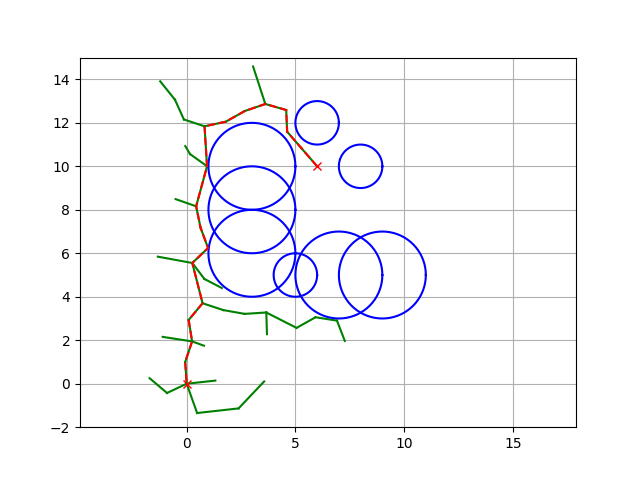

The Python source for this figure:
# -*- coding: utf-8 -*-
"""
Created on Sun Oct 25 20:45:42 2020

@author: Mrityu
"""

import math
import os
import sys

import matplotlib.pyplot as plt
sys.path.append(os.path.dirname(os.path.abspath(__file__)) + "/../RRT/")

try:
    from rrt import RRT
except ImportError:
    raise

show_animation = True


class RRTStar(RRT):
    """
    Class for RRT Star planning
    """

    class Node(RRT.Node):
        def __init__(self, x, y):
            super().__init__(x, y)
            self.cost = 0.0

    def __init__(self,
                 start,
                 goal,
                 obstacle_list,
                 rand_area,
                 expand_dis=30.0,
                 path_resolution=1.0,
                 goal_sample_rate=20,
                 max_iter=300,
                 connect_circle_dist=50.0,
                 search_until_max_iter=False):
        """
        Setting Parameter
        start:Start Position [x,y]
        goal:Goal Position [x,y]
        obstacleList:obstacle Positions [[x,y,size],...]
        randArea:Random Sampling Area [min,max]
        """
        super().__init__(start, goal, obstacle_list, rand_area, expand_dis,
                         path_resolution, goal_sample_rate, max_iter)
        self.connect_circle_dist = connect_circle_dist
        self.goal_node = self.Node(goal[0], goal[1])
        self.search_until_max_iter = search_until_max_iter

    def planning(self, animation=True):
        """
        rrt star path planning
        animation: flag for animation on or off .
        """

        self.node_list = [self.start]
        for i in range(self.max_iter):
            print("Iter:", i, ", number of nodes:", len(self.node_list))
            rnd = self.get_random_node()
            nearest_ind = self.get_nearest_node_index(self.node_list, rnd)
            new_node = self.steer(self.node_list[nearest_ind], rnd,
                                  self.expand_dis)
            near_node = self.node_list[nearest_ind]
            new_node.cost = near_node.cost + \
                math.hypot(new_node.x-near_node.x,
                           new_node.y-near_node.y)

            if self.check_collision(new_node, self.obstacle_list):
                near_inds = self.find_near_nodes(new_node)
                node_with_updated_parent = self.choose_parent(
                    new_node, near_inds)
                if node_with_updated_parent:
                    self.rewire(node_with_updated_parent, near_inds)
                    self.node_list.append(node_with_updated_parent)
                else:
                    self.node_list.append(new_node)

            if animation:
                self.draw_graph(rnd)

            if ((not self.search_until_max_iter)
                    and new_node):  # if reaches goal
                last_index = self.search_best_goal_node()
                if last_index is not None:
                    return self.generate_final_course(last_index)

        print("reached max iteration")

        last_index = self.search_best_goal_node()
        if last_index is not None:
            return self.generate_final_course(last_index)

        return None

    def choose_parent(self, new_node, near_inds):
        """
        Computes the cheapest point to new_node contained in the list
        near_inds and set such a node as the parent of new_node.
            Arguments:
            --------
                new_node, Node
                    randomly generated node with a path from its neared point
                    There are not coalitions between this node and th tree.
                near_inds: list
                    Indices of indices of the nodes what are near to new_node
            Returns.
            ------
                Node, a copy of new_node
        """
        if not near_inds:
            return None

        # search nearest cost in near_inds
        costs = []
        for i in near_inds:
            near_node = self.node_list[i]
            t_node = self.steer(near_node, new_node)
            if t_node and self.check_collision(t_node, self.obstacle_list):
                costs.append(self.calc_new_cost(near_node, new_node))
            else:
                costs.append(float("inf"))  # the cost of collision node
        min_cost = min(costs)

        if min_cost == float("inf"):
            print("There is no good path.(min_cost is inf)")
            return None

        min_ind = near_inds[costs.index(min_cost)]
        new_node = self.steer(self.node_list[min_ind], new_node)
        new_node.cost = min_cost

        return new_node

    def search_best_goal_node(self):
        dist_to_goal_list = [
            self.calc_dist_to_goal(n.x, n.y) for n in self.node_list
        ]
        goal_inds = [
            dist_to_goal_list.index(i) for i in dist_to_goal_list
            if i <= self.expand_dis
        ]

        safe_goal_inds = []
        for goal_ind in goal_inds:
            t_node = self.steer(self.node_list[goal_ind], self.goal_node)
            if self.check_collision(t_node, self.obstacle_list):
                safe_goal_inds.append(goal_ind)

        if not safe_goal_inds:
            return None

        min_cost = min([self.node_list[i].cost for i in safe_goal_inds])
        for i in safe_goal_inds:
            if self.node_list[i].cost == min_cost:
                return i

        return None

    def find_near_nodes(self, new_node):
        """
        1) defines a ball centered on new_node
        2) Returns all nodes of the three that are inside this ball
            Arguments:
            ---------
                new_node: Node
                    new randomly generated node, without collisions between
                    its nearest node
            Returns:
            -------
                list
                    List with the indices of the nodes inside the ball of
                    radius r
        """
        nnode = len(self.node_list) + 1
        r = self.connect_circle_dist * math.sqrt((math.log(nnode) / nnode))
        # if expand_dist exists, search vertices in a range no more than
        # expand_dist
        if hasattr(self, 'expand_dis'):
            r = min(r, self.expand_dis)
        dist_list = [(node.x - new_node.x)**2 + (node.y - new_node.y)**2
                     for node in self.node_list]
        near_inds = [dist_list.index(i) for i in dist_list if i <= r**2]
        return near_inds

    def rewire(self, new_node, near_inds):
        """
            For each node in near_inds, this will check if it is cheaper to
            arrive to them from new_node.
            In such a case, this will re-assign the parent of the nodes in
            near_inds to new_node.
            Parameters:
            ----------
                new_node, Node
                    Node randomly added which can be joined to the tree
                near_inds, list of uints
                    A list of indices of the self.new_node which contains
                    nodes within a circle of a given radius.
            Remark: parent is designated in choose_parent.
        """
        for i in near_inds:
            near_node = self.node_list[i]
            edge_node = self.steer(new_node, near_node)
            if not edge_node:
                continue
            edge_node.cost = self.calc_new_cost(new_node, near_node)

            no_collision = self.check_collision(edge_node, self.obstacle_list)
            improved_cost = near_node.cost > edge_node.cost

            if no_collision and improved_cost:
                near_node.x = edge_node.x
                near_node.y = edge_node.y
                near_node.cost = edge_node.cost
                near_node.path_x = edge_node.path_x
                near_node.path_y = edge_node.path_y
                near_node.parent = edge_node.parent
                self.propagate_cost_to_leaves(new_node)

    def calc_new_cost(self, from_node, to_node):
        d, _ = self.calc_distance_and_angle(from_node, to_node)
        return from_node.cost + d

    def propagate_cost_to_leaves(self, parent_node):

        for node in self.node_list:
            if node.parent == parent_node:
                node.cost = self.calc_new_cost(parent_node, node)
                self.propagate_cost_to_leaves(node)


def main():
    print("Start " + __file__)

    # ====Search Path with RRT====
    obstacle_list = [
        (5, 5, 1),
        (3, 6, 2),
        (3, 8, 2),
        (3, 10, 2),
        (7, 5, 2),
        (9, 5, 2),
        (8, 10, 1),
        (6, 12, 1),
    ]  # [x,y,size(radius)]

    # Set Initial parameters
    rrt_star = RRTStar(
        start=[0, 0],
        goal=[6, 10],
        rand_area=[-2, 15],
        obstacle_list=obstacle_list,
        expand_dis=1)
    path = rrt_star.planning(animation=show_animation)

    if path is None:
        print("Cannot find path")
    else:
        print("found path!!")

        # Draw final path
        if show_animation:
            rrt_star.draw_graph()
            plt.plot([x for (x, y) in path], [y for (x, y) in path], 'r--')
            plt.grid(True)
    plt.show()


if __name__ == '__main__':
    main()
